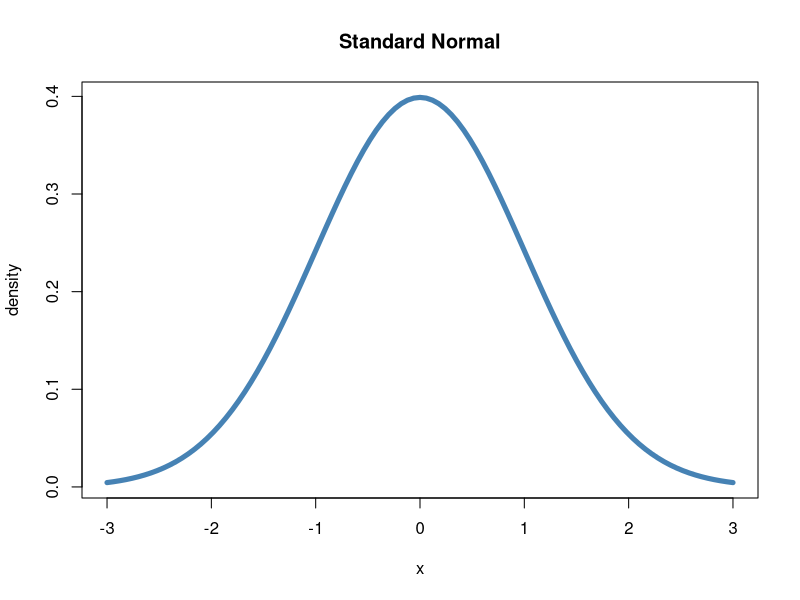
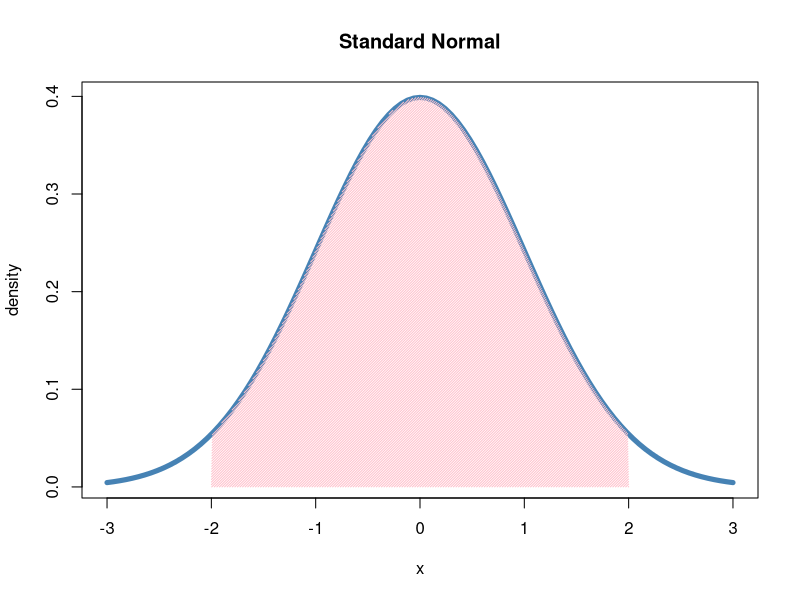
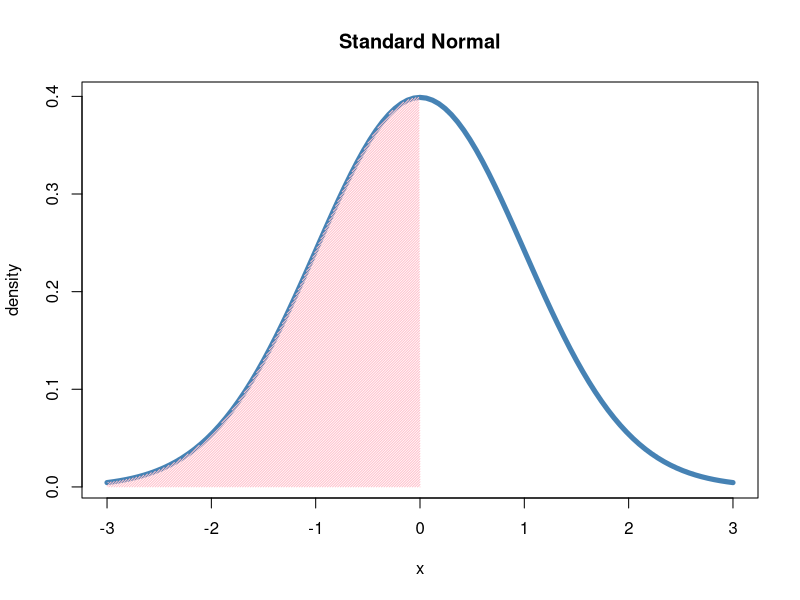
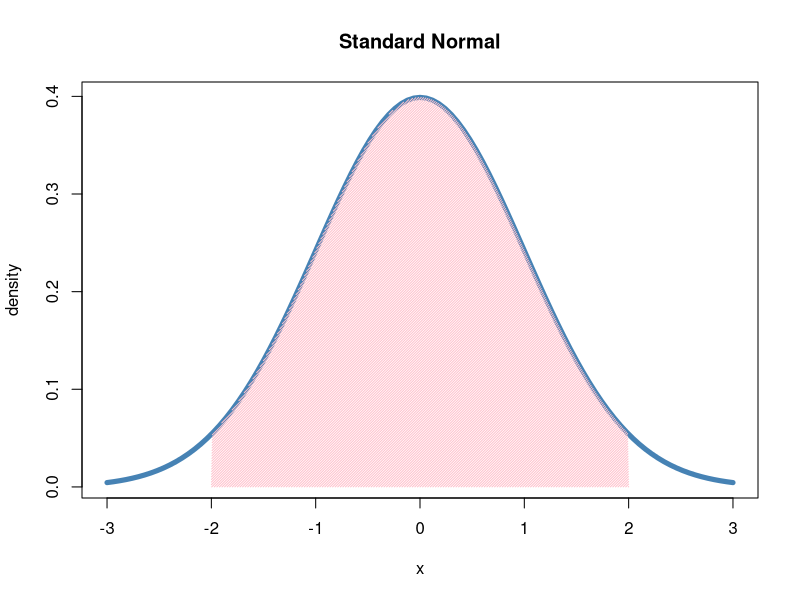
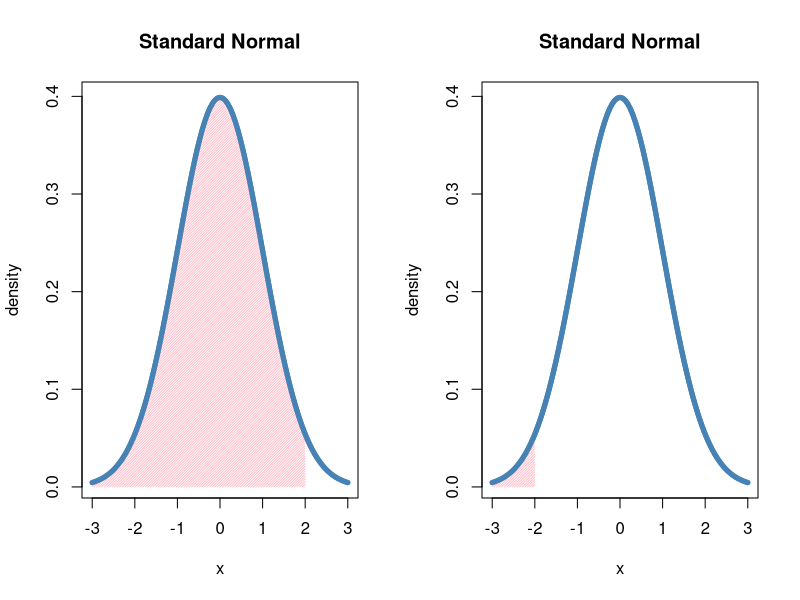
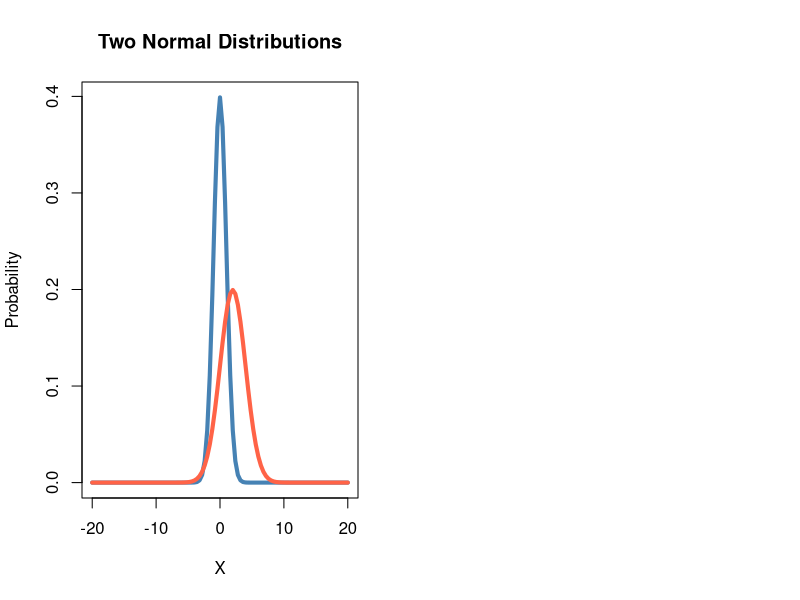

Generate these figures, in order, with R:
## ---- chunk 1
knitr::opts_chunk$set(
    cache       = TRUE,     # if TRUE knitr will cache the results to reuse in future knits
    fig.width   = 10,       # the width for plots created by code chunk
    fig.height  = 10,       # the height for plots created by code chunk
    fig.align   = 'center', # how to align graphics in the final doc. 'left', 'right', 'center'
    fig.path    = 'figs/',  # file path to the directory where knitr shall store the graphics files
    results     = 'asis',   # knitr will pass through results without reformatting them
    echo        = TRUE,     # in FALSE knitr will not display code in the code chunk above it's results
    message     = TRUE,     # if FALSE knitr will not display any messages generated by code
    strip.white = TRUE,     # if FALSE knitr will not remove white spaces at the beg or end of code chunk
    warning     = FALSE)    # if FALSE knitr will not display any warning messages in the final document
## ---- chunk 2
#You don't need to run this code, I am just providing so you can see how I made the plot
curve(dnorm(x, 0, 1), from = -3, to = 3, lwd = 5, col = 'steelblue',
      ylab = 'density', main = "Standard Normal")

## ---- chunk 3
curve(dnorm(x, 0, 1), from = -3, to = 3, lwd = 5, col = 'steelblue',
      ylab = 'density', main = "Standard Normal")
x <- seq(-2, 2, 0.01)
y <- dnorm(x)
z <- 2
#axis(1, at = c(-z, 0, z), labels = c(expression(-z[alpha]), 0, expression(z[alpha])))
polygon(c(-z, x[x > -z & x < z], z ),
        c(0, y[x > -z & x < z], 0), col = 'pink',angle = 45, density = 55,
        border = FALSE)
## ---- chunk 4
curve(dnorm(x, 0, 1), from = -3, to = 3, lwd = 5, col = 'steelblue',
      ylab = 'density', main = "Standard Normal")
x <- seq(-3, 2, 0.01)
y <- dnorm(x)
z <- 0
#axis(1, at = c(-z, 0, z), labels = c(expression(-z[alpha]), 0, expression(z[alpha])))
polygon(c(-3, x[x > -3 & x < z], z ),
        c(0, y[x > -3 & x < z], 0), col = 'pink',angle = 45, density = 55,
        border = FALSE)

#seq(-4,4,by=0.01)
#plot(-3:3,dnorm(-3:3,0,1))
## ---- chunk 5
pnorm(0, 0, 1)
## ---- chunk 6
curve(dnorm(x, 0, 1), from = -3, to = 3, lwd = 5, col = 'steelblue',
      ylab = 'density', main = "Standard Normal")
x <- seq(-2, 2, 0.01)
y <- dnorm(x)
z <- 2
#axis(1, at = c(-z, 0, z), labels = c(expression(-z[alpha]), 0, expression(z[alpha])))
polygon(c(-z, x[x > -z & x < z], z ),
        c(0, y[x > -z & x < z], 0), col = 'pink',angle = 45, density = 55,
        border = FALSE)
## ---- chunk 7
par(mfrow = c(1, 2))
curve(dnorm(x, 0, 1), from = -3, to = 3, lwd = 5, col = 'steelblue',
      ylab = 'density', main = "Standard Normal")
x <- seq(-3, 2, 0.01)
y <- dnorm(x)
z <- 2
#axis(1, at = c(-z, 0, z), labels = c(expression(-z[alpha]), 0, expression(z[alpha])))
polygon(c(-3, x[x > -3 & x < z], z ),
        c(0, y[x > -3 & x < z], 0), col = 'pink',angle = 45, density = 55,
        border = FALSE)
curve(dnorm(x, 0, 1), from = -3, to = 3, lwd = 5, col = 'steelblue',
      ylab = 'density', main = "Standard Normal", add = TRUE) 



curve(dnorm(x, 0, 1), from = -3, to = 3, lwd = 5, col = 'steelblue',
      ylab = 'density', main = "Standard Normal")
x <- seq(-3, 2, 0.01)
y <- dnorm(x)
z <- -2
#axis(1, at = c(-z, 0, z), labels = c(expression(-z[alpha]), 0, expression(z[alpha])))
polygon(c(-3, x[x > -3 & x < z], z ),
        c(0, y[x > -3 & x < z], 0), col = 'pink',angle = 45, density = 55,
        border = FALSE)
curve(dnorm(x, 0, 1), from = -3, to = 3, lwd = 5, col = 'steelblue',
      ylab = 'density', main = "Standard Normal", add = TRUE) 

## ---- chunk 8
area1 = pnorm(1.96, 0, 1)
area2 = pnorm(-1.96, 0, 1)
areabtw = area1 - area2

areabtw
## The area under the normal curve between -1.96 and 1.96 is 0.95. That is, if the data set is normally distributed with mean 0, and standard deviation 1, then 95% of the data are between those 2 points.
## ---- chunk 9
m1<-0
sd1<-1
m2<-2
sd2<-2

  maxvalue <-      max(c(dnorm(x, m1, sd1),dnorm(x, m2, sd2)))
 plot(NULL, xlim=c(-20,20), ylim=c(0, maxvalue),  ylab = 'Probability', xlab = 'X',
           main = "Two Normal Distributions" )
      curve(dnorm(x, m1, sd1), from = -20, to = 20, lwd = 4,
            col = 'steelblue',add=T)
      curve(dnorm(x, m2, sd2), add = TRUE, lwd = 4, col = 'tomato')
     
